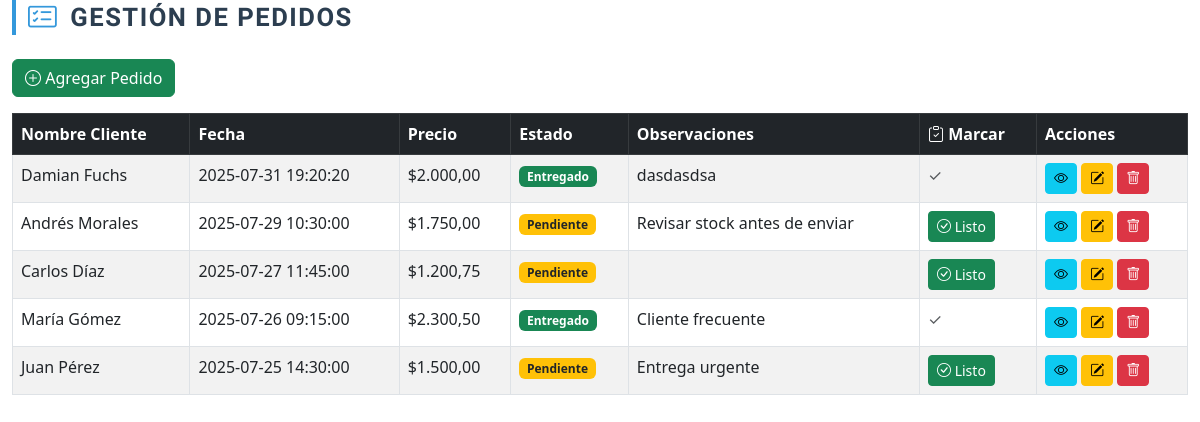
Page /modulos/pedidos.php on the earlier database version.
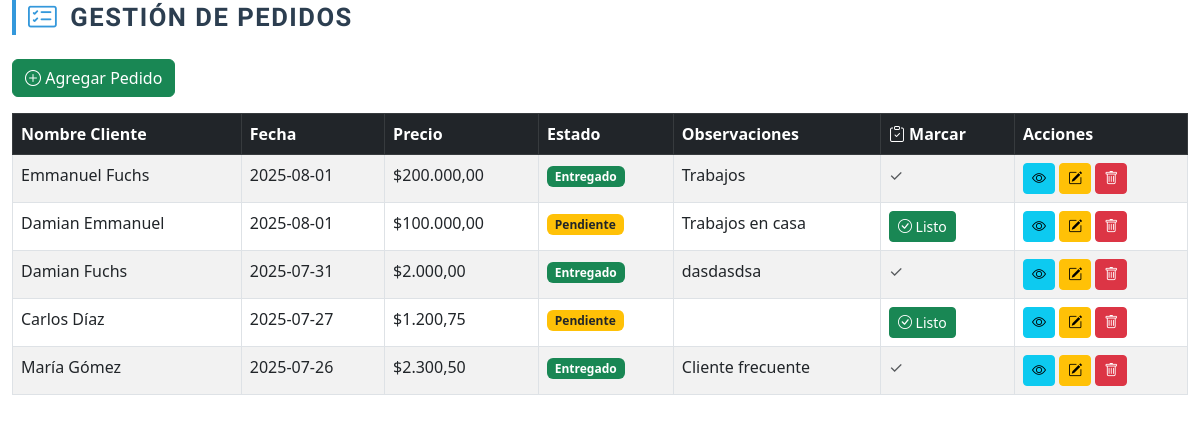
Same page on the later database version.
### tables this page shows
CREATE TABLE `pedidos` (
  `id_pedido` int(11) NOT NULL,
  `nombre_cliente_pedido` varchar(100) NOT NULL,
  `fecha_pedido` date DEFAULT NULL,
  `precio_pedido` decimal(10,2) DEFAULT NULL,
  `estado_pedido` enum('Pendiente','Entregado') DEFAULT 'Pendiente',
  `observaciones_pedidos` text DEFAULT NULL
);

### modulos/pedidos.php (the view, shortened to what this page needs)
<?php
include('./db/conexion.php');
?>
<!DOCTYPE html>
<html lang="es">
<head>
    <link href="https://cdn.jsdelivr.net/npm/bootstrap@5.3.0/dist/css/bootstrap.min.css" rel="stylesheet" />
    <link href="https://cdn.jsdelivr.net/npm/bootstrap-icons@1.10.5/font/bootstrap-icons.css" rel="stylesheet" />
</head>
<body>
    <div class="container-fluid">
        <h2 class="modern-title mb-4">
            <i class="bi bi-card-checklist"></i> Gestión de Pedidos
        </h2>
        <button type="button" class="btn btn-success mb-3" data-bs-toggle="modal" data-bs-target="#modalAgregarPedido">
            <i class="bi bi-plus-circle"></i> Agregar Pedido
        </button>
        <div class="table-responsive">
            <table class="table table-bordered table-striped">
                <thead class="table-dark">
                    <tr>
                        <th>Nombre Cliente</th>
                        <th>Fecha</th>
                        <th>Precio</th>
                        <th>Estado</th>
                        <th>Observaciones</th>
                        <th><i class="bi bi-clipboard-check"></i> Marcar</th>
                        <th>Acciones</th>
                    </tr>
                </thead>
                <tbody>
                    <?php
                    $consulta = "SELECT * FROM pedidos ORDER BY fecha_pedido DESC";
                    $resultado = $conexion->query($consulta);
                    while ($fila = $resultado->fetch_assoc()):
                        ?>
                        <tr>
                            <td><?= htmlspecialchars($fila['nombre_cliente_pedido']) ?></td>
                            <td><?= htmlspecialchars($fila['fecha_pedido']) ?></td>
                            <td>$<?= number_format($fila['precio_pedido'], 2, ',', '.') ?></td>
                            <td>
                                <?php if ($fila['estado_pedido'] === 'Pendiente'): ?>
                                    <span class="badge bg-warning text-dark">Pendiente</span>
                                <?php elseif ($fila['estado_pedido'] === 'Entregado'): ?>
                                    <span class="badge bg-success">Entregado</span>
                                <?php else: ?>
                                    <span><?= htmlspecialchars($fila['estado_pedido']) ?></span>
                                <?php endif; ?>
                            </td>
                            <td><?= htmlspecialchars($fila['observaciones_pedidos']) ?></td>
                            <td>
                                <?php if ($fila['estado_pedido'] === 'Pendiente'): ?>
                                    <button class="btn btn-sm btn-success btn-marcar-entregado"
                                        data-id="<?= $fila['id_pedido'] ?>">
                                        <i class="bi bi-check-circle"></i> Listo
                                    </button>
                                <?php else: ?>
                                    <span class="text-muted">✓</span>
                                <?php endif; ?>
                            </td>
                            <td>
                                <button class="btn btn-sm btn-info" data-bs-toggle="modal" data-bs-target="#modalVerPedido"
                                    data-id="<?= $fila['id_pedido'] ?>"
                                    data-nombre-cliente="<?= htmlspecialchars($fila['nombre_cliente_pedido']) ?>"
                                    data-fecha="<?= htmlspecialchars($fila['fecha_pedido']) ?>"
                                    data-precio="<?= htmlspecialchars($fila['precio_pedido']) ?>"
                                    data-estado="<?= htmlspecialchars($fila['estado_pedido']) ?>"
                                    data-observaciones="<?= htmlspecialchars($fila['observaciones_pedidos']) ?>">
                                    <i class="bi bi-eye"></i>
                                </button>
                                <button class="btn btn-sm btn-warning" data-bs-toggle="modal"
                                    data-bs-target="#modalEditarPedido" data-id="<?= $fila['id_pedido'] ?>"
                                    data-nombre-cliente="<?= htmlspecialchars($fila['nombre_cliente_pedido']) ?>"
                                    data-fecha="<?= htmlspecialchars($fila['fecha_pedido']) ?>"
                                    data-precio="<?= $fila['precio_pedido'] ?>"
                                    data-estado="<?= htmlspecialchars($fila['estado_pedido']) ?>"
                                    data-observaciones="<?= htmlspecialchars($fila['observaciones_pedidos']) ?>">
                                    <i class="bi bi-pencil-square"></i>
                                </button>
                                <button class="btn btn-sm btn-danger" data-bs-toggle="modal"
                                    data-bs-target="#modalEliminarPedido" data-id="<?= $fila['id_pedido'] ?>">
                                    <i class="bi bi-trash"></i>
                                </button>
                            </td>
                        </tr>
                    <?php endwhile; ?>
                </tbody>
            </table>
        </div>
    </div>
</body>
</html>

### modulos/pedidos.php (style rules this page uses)
.modern-title { font-family: 'Nunito Sans', sans-serif; font-weight: 600; font-size: 1.6rem; color: #2c3e50; display: flex; align-items: center; gap: 0.75rem; text-transform: uppercase; letter-spacing: 1.5px; border-left: 4px solid #3498db; padding-left: 12px; transition: color 0.3s ease; }
.modern-title i { font-size: 1.8rem; color: #3498db; transition: color 0.3s ease, transform 0.3s ease; }

Differences in the rows shown:
removed pedidos: nombre_cliente_pedido "Andrés Morales", fecha_pedido "2025-07-29 10:30:00", precio_pedido "1.750,00", estado_pedido "Pendiente", observaciones_pedidos "Revisar stock antes de enviar"
removed pedidos: nombre_cliente_pedido "Juan Pérez", fecha_pedido "2025-07-25 14:30:00", precio_pedido "1.500,00", estado_pedido "Pendiente", observaciones_pedidos "Entrega urgente"
added pedidos: nombre_cliente_pedido "Emmanuel Fuchs", fecha_pedido "2025-08-01", precio_pedido "200.000,00", estado_pedido "Entregado", observaciones_pedidos "Trabajos"
added pedidos: nombre_cliente_pedido "Damian Emmanuel", fecha_pedido "2025-08-01", precio_pedido "100.000,00", estado_pedido "Pendiente", observaciones_pedidos "Trabajos en casa"
changed pedidos "Damian Fuchs": fecha_pedido "2025-07-31 19:20:20" → "2025-07-31"
changed pedidos "Carlos Díaz": fecha_pedido "2025-07-27 11:45:00" → "2025-07-27"
changed pedidos "María Gómez": fecha_pedido "2025-07-26 09:15:00" → "2025-07-26"
